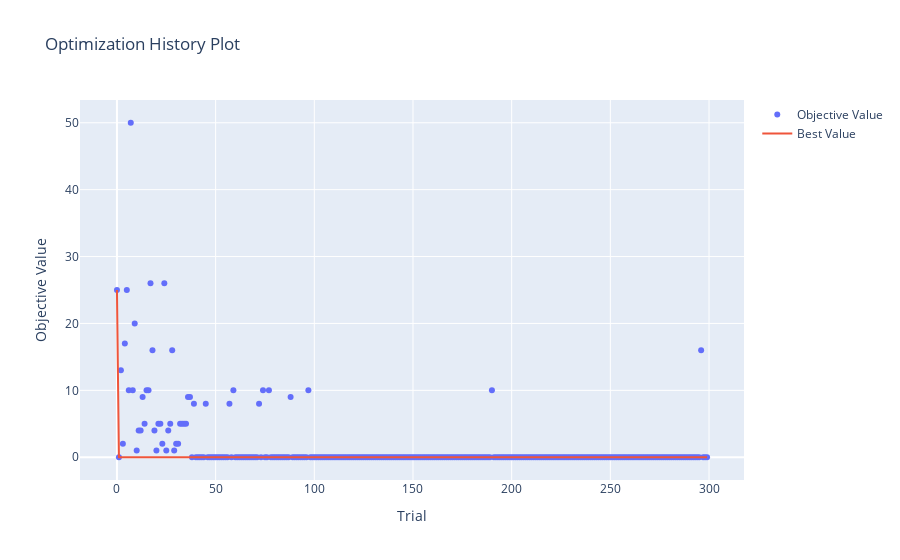

Write notebook code for a chart like this one.
### Code cell
# Plot optimization history
optuna.visualization.plot_optimization_history(study_categorical)

### Figure 1 — Plotly figure (JSON) as saved in the notebook; plotly's stock layout.template omitted (floating-point values rounded to 4 significant figures; data arrays with more than 128 entries replaced by an {"elided": "..."} marker saying what was removed)
{"data": [{"mode": "markers", "name": "Objective Value", "type": "scatter", "x": {"elided": "300 int values"}, "y": {"elided": "300 int values"}}, {"mode": "lines", "name": "Best Value", "type": "scatter", "x": {"elided": "300 int values"}, "y": {"elided": "300 int values"}}, {"marker": {"color": "#cccccc"}, "mode": "markers", "name": "Infeasible Trial", "showlegend": false, "type": "scatter", "x": [], "y": []}], "layout": {"title": {"text": "Optimization History Plot"}, "xaxis": {"title": {"text": "Trial"}}, "yaxis": {"title": {"text": "Objective Value"}}}}
